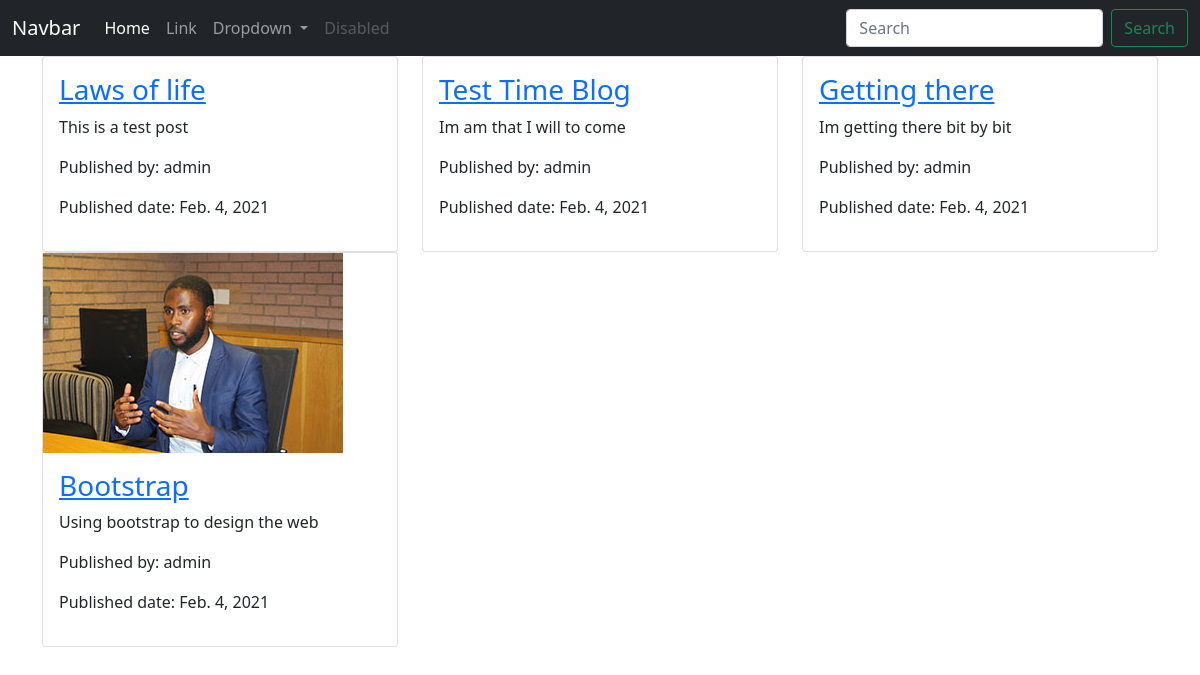
The page / on the database its author committed.
### MainApp/models.py (models this page shows, shortened)
class BlogPost(models.Model):
    user = models.ForeignKey(User, on_delete=models.CASCADE)
    title = models.CharField(max_length=200)
    description = models.TextField()
    image = models.ImageField(upload_to='MainProject',null=True, blank=True)
    active = models.BooleanField(default=True)
    created_at = models.DateField( auto_now_add=True)
    updated_at = models.DateField( auto_now=True)

### MainApp/views.py (the view)
# urls.py: path('',views.Index, name='index.html'),
def Index(request):
    posts = BlogPost.objects.all()
    context = {
        'posts':posts
    }
    return render(request,'MainApp/index.html',context)

### MainApp/templates/MainApp/index.html (shortened to what this page needs)
<!doctype html>
<html lang="en">
  <head>
    <link href="https://cdn.jsdelivr.net/npm/bootstrap@5.0.0-beta1/dist/css/bootstrap.min.css" rel="stylesheet">
  </head>
  <body>
  <nav class="navbar navbar-expand-lg navbar-dark bg-dark">
  <div class="container-fluid">
    <a class="navbar-brand" href="#">Navbar</a>
    <div class="collapse navbar-collapse" id="navbarSupportedContent">
      <ul class="navbar-nav me-auto mb-2 mb-lg-0">
        <li class="nav-item">
          <a class="nav-link active" aria-current="page" href="#">Home</a>
        </li>
        <li class="nav-item">
          <a class="nav-link" href="#">Link</a>
        </li>
        <li class="nav-item dropdown">
          <a class="nav-link dropdown-toggle" href="#" id="navbarDropdown" role="button" data-bs-toggle="dropdown" aria-expanded="false">
            Dropdown
          </a>
        </li>
        <li class="nav-item">
          <a class="nav-link disabled" href="#" tabindex="-1" aria-disabled="true">Disabled</a>
        </li>
      </ul>
      <form class="d-flex">
        <input class="form-control me-2" type="search" placeholder="Search" aria-label="Search">
        <button class="btn btn-outline-success" type="submit">Search</button>
      </form>
    </div>
  </div>
</nav>
    <div class="container">
      <div class="row">
        {% for post in posts %}
            <div class="col-lg-4">
                <div class="card">
                    {% if post.image %}
                    <div class="blog-image">
                        <img src="{{ post.image.url }}" alt="{{ post.title }}">
                    </div>
                    {% endif %}
                    <div class="card-body">
                        <h3><a href="#">{{post.title}}</a></h3>
                        <p>{{post.description}}</p>
                        <p>Published by: {{post.user.username}}</p>
                        <p>Published date: {{post.created_at}}</p>
                    </div>
                </div>
            </div>
        {% endfor %}
      </div>
    </div>
  </body>
</html>

### rows shown on the page
BlogPost: title "Laws of life", description "This is a test post", user.username "admin", created_at "Feb. 4, 2021"
BlogPost: title "Test Time Blog", description "Im am that I will to come", user.username "admin", created_at "Feb. 4, 2021"
BlogPost: title "Getting there", description "Im getting there bit by bit", user.username "admin", created_at "Feb. 4, 2021"
BlogPost: image (picture), title "Bootstrap", description "Using bootstrap to design the web", user.username "admin", created_at "Feb. 4, 2021"
